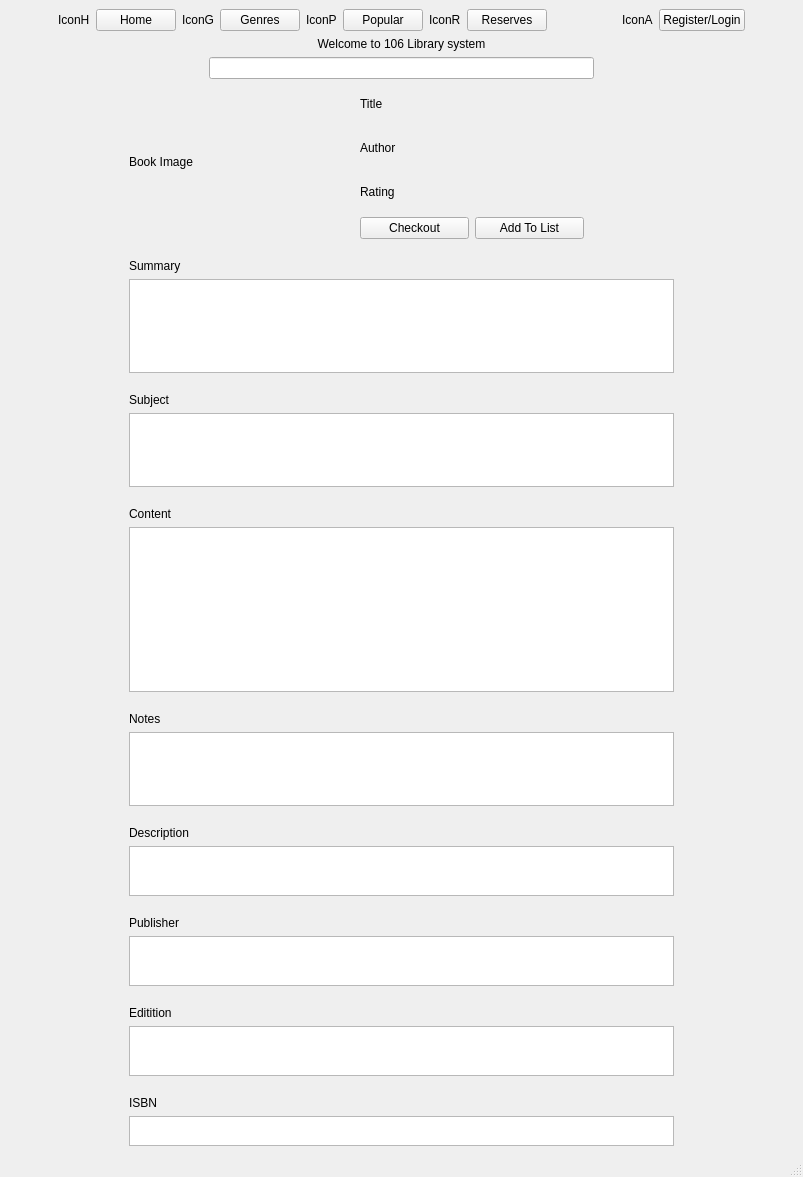
<?xml version="1.0" encoding="UTF-8"?>
<ui version="4.0">
 <class>userbookpage</class>
 <widget class="QMainWindow" name="userbookpage">
  <property name="geometry">
   <rect>
    <x>0</x>
    <y>0</y>
    <width>803</width>
    <height>1177</height>
   </rect>
  </property>
  <property name="windowTitle">
   <string>MainWindow</string>
  </property>
  <widget class="QWidget" name="centralwidget">
   <layout class="QVBoxLayout" name="verticalLayout_4">
    <item>
     <layout class="QHBoxLayout" name="horizontalLayout">
      <item>
       <spacer name="horizontalSpacer">
        <property name="orientation">
         <enum>Qt::Horizontal</enum>
        </property>
        <property name="sizeHint" stdset="0">
         <size>
          <width>40</width>
          <height>20</height>
         </size>
        </property>
       </spacer>
      </item>
      <item>
       <widget class="QLabel" name="label">
        <property name="text">
         <string>IconH</string>
        </property>
       </widget>
      </item>
      <item>
       <widget class="QPushButton" name="userHomeBtn">
        <property name="text">
         <string>Home</string>
        </property>
       </widget>
      </item>
      <item>
       <widget class="QLabel" name="label_2">
        <property name="text">
         <string>IconG</string>
        </property>
       </widget>
      </item>
      <item>
       <widget class="QPushButton" name="userGenreBtn">
        <property name="text">
         <string>Genres</string>
        </property>
       </widget>
      </item>
      <item>
       <widget class="QLabel" name="label_3">
        <property name="text">
         <string>IconP</string>
        </property>
       </widget>
      </item>
      <item>
       <widget class="QPushButton" name="userPopBtn">
        <property name="text">
         <string>Popular</string>
        </property>
       </widget>
      </item>
      <item>
       <widget class="QLabel" name="label_4">
        <property name="text">
         <string>IconR</string>
        </property>
       </widget>
      </item>
      <item>
       <widget class="QPushButton" name="userResBtn">
        <property name="text">
         <string>Reserves</string>
        </property>
       </widget>
      </item>
      <item>
       <spacer name="verticalSpacer_3">
        <property name="orientation">
         <enum>Qt::Vertical</enum>
        </property>
        <property name="sizeType">
         <enum>QSizePolicy::Maximum</enum>
        </property>
        <property name="sizeHint" stdset="0">
         <size>
          <width>20</width>
          <height>50</height>
         </size>
        </property>
       </spacer>
      </item>
      <item>
       <spacer name="horizontalSpacer_3">
        <property name="orientation">
         <enum>Qt::Horizontal</enum>
        </property>
        <property name="sizeHint" stdset="0">
         <size>
          <width>40</width>
          <height>20</height>
         </size>
        </property>
       </spacer>
      </item>
      <item>
       <widget class="QLabel" name="label_5">
        <property name="text">
         <string>IconA</string>
        </property>
       </widget>
      </item>
      <item>
       <widget class="QPushButton" name="userLogRegBtn">
        <property name="text">
         <string>Register/Login</string>
        </property>
       </widget>
      </item>
      <item>
       <spacer name="horizontalSpacer_2">
        <property name="orientation">
         <enum>Qt::Horizontal</enum>
        </property>
        <property name="sizeHint" stdset="0">
         <size>
          <width>40</width>
          <height>20</height>
         </size>
        </property>
       </spacer>
      </item>
     </layout>
    </item>
    <item>
     <layout class="QVBoxLayout" name="verticalLayout">
      <item>
       <widget class="QLabel" name="label_6">
        <property name="text">
         <string>Welcome to 106 Library system</string>
        </property>
        <property name="alignment">
         <set>Qt::AlignCenter</set>
        </property>
       </widget>
      </item>
      <item>
       <layout class="QHBoxLayout" name="horizontalLayout_2">
        <item>
         <spacer name="horizontalSpacer_4">
          <property name="orientation">
           <enum>Qt::Horizontal</enum>
          </property>
          <property name="sizeType">
           <enum>QSizePolicy::Maximum</enum>
          </property>
          <property name="sizeHint" stdset="0">
           <size>
            <width>200</width>
            <height>20</height>
           </size>
          </property>
         </spacer>
        </item>
        <item>
         <widget class="QLineEdit" name="lineEdit"/>
        </item>
        <item>
         <spacer name="horizontalSpacer_5">
          <property name="orientation">
           <enum>Qt::Horizontal</enum>
          </property>
          <property name="sizeType">
           <enum>QSizePolicy::Maximum</enum>
          </property>
          <property name="sizeHint" stdset="0">
           <size>
            <width>200</width>
            <height>20</height>
           </size>
          </property>
         </spacer>
        </item>
       </layout>
      </item>
      <item>
       <spacer name="verticalSpacer">
        <property name="orientation">
         <enum>Qt::Vertical</enum>
        </property>
        <property name="sizeType">
         <enum>QSizePolicy::Maximum</enum>
        </property>
        <property name="sizeHint" stdset="0">
         <size>
          <width>20</width>
          <height>100</height>
         </size>
        </property>
       </spacer>
      </item>
     </layout>
    </item>
    <item>
     <layout class="QGridLayout" name="gridLayout">
      <item row="0" column="2">
       <spacer name="horizontalSpacer_6">
        <property name="orientation">
         <enum>Qt::Horizontal</enum>
        </property>
        <property name="sizeType">
         <enum>QSizePolicy::Maximum</enum>
        </property>
        <property name="sizeHint" stdset="0">
         <size>
          <width>120</width>
          <height>20</height>
         </size>
        </property>
       </spacer>
      </item>
      <item row="0" column="1">
       <layout class="QVBoxLayout" name="verticalLayout_3">
        <item>
         <layout class="QHBoxLayout" name="horizontalLayout_4">
          <item>
           <widget class="QLabel" name="label_10">
            <property name="text">
             <string>Book Image</string>
            </property>
           </widget>
          </item>
          <item>
           <layout class="QVBoxLayout" name="verticalLayout_2">
            <item>
             <widget class="QLabel" name="label_7">
              <property name="text">
               <string>Title</string>
              </property>
             </widget>
            </item>
            <item>
             <widget class="QLabel" name="label_8">
              <property name="text">
               <string>Author</string>
              </property>
             </widget>
            </item>
            <item>
             <widget class="QLabel" name="label_9">
              <property name="text">
               <string>Rating</string>
              </property>
             </widget>
            </item>
            <item>
             <layout class="QHBoxLayout" name="horizontalLayout_3">
              <item>
               <widget class="QPushButton" name="userCheckBtn">
                <property name="text">
                 <string>Checkout</string>
                </property>
               </widget>
              </item>
              <item>
               <widget class="QPushButton" name="userAddListBtn">
                <property name="text">
                 <string>Add To List</string>
                </property>
               </widget>
              </item>
             </layout>
            </item>
           </layout>
          </item>
          <item>
           <spacer name="horizontalSpacer_8">
            <property name="orientation">
             <enum>Qt::Horizontal</enum>
            </property>
            <property name="sizeType">
             <enum>QSizePolicy::Maximum</enum>
            </property>
            <property name="sizeHint" stdset="0">
             <size>
              <width>70</width>
              <height>20</height>
             </size>
            </property>
           </spacer>
          </item>
          <item>
           <spacer name="verticalSpacer_10">
            <property name="orientation">
             <enum>Qt::Vertical</enum>
            </property>
            <property name="sizeType">
             <enum>QSizePolicy::Maximum</enum>
            </property>
            <property name="sizeHint" stdset="0">
             <size>
              <width>20</width>
              <height>180</height>
             </size>
            </property>
           </spacer>
          </item>
         </layout>
        </item>
        <item>
         <spacer name="verticalSpacer_11">
          <property name="orientation">
           <enum>Qt::Vertical</enum>
          </property>
          <property name="sizeHint" stdset="0">
           <size>
            <width>20</width>
            <height>40</height>
           </size>
          </property>
         </spacer>
        </item>
        <item>
         <widget class="QLabel" name="label_11">
          <property name="text">
           <string>Summary</string>
          </property>
         </widget>
        </item>
        <item>
         <widget class="QTextBrowser" name="textBrowser">
          <property name="maximumSize">
           <size>
            <width>16777215</width>
            <height>120</height>
           </size>
          </property>
         </widget>
        </item>
        <item>
         <spacer name="verticalSpacer_4">
          <property name="orientation">
           <enum>Qt::Vertical</enum>
          </property>
          <property name="sizeHint" stdset="0">
           <size>
            <width>20</width>
            <height>40</height>
           </size>
          </property>
         </spacer>
        </item>
        <item>
         <widget class="QLabel" name="label_13">
          <property name="text">
           <string>Subject</string>
          </property>
         </widget>
        </item>
        <item>
         <widget class="QTextBrowser" name="textBrowser_2">
          <property name="minimumSize">
           <size>
            <width>0</width>
            <height>0</height>
           </size>
          </property>
          <property name="maximumSize">
           <size>
            <width>16777215</width>
            <height>100</height>
           </size>
          </property>
         </widget>
        </item>
        <item>
         <spacer name="verticalSpacer_5">
          <property name="orientation">
           <enum>Qt::Vertical</enum>
          </property>
          <property name="sizeHint" stdset="0">
           <size>
            <width>20</width>
            <height>40</height>
           </size>
          </property>
         </spacer>
        </item>
        <item>
         <widget class="QLabel" name="label_15">
          <property name="text">
           <string>Content</string>
          </property>
         </widget>
        </item>
        <item>
         <widget class="QTextBrowser" name="textBrowser_3"/>
        </item>
        <item>
         <spacer name="verticalSpacer_6">
          <property name="orientation">
           <enum>Qt::Vertical</enum>
          </property>
          <property name="sizeHint" stdset="0">
           <size>
            <width>20</width>
            <height>40</height>
           </size>
          </property>
         </spacer>
        </item>
        <item>
         <widget class="QLabel" name="label_17">
          <property name="text">
           <string>Notes</string>
          </property>
         </widget>
        </item>
        <item>
         <widget class="QTextBrowser" name="textBrowser_4">
          <property name="maximumSize">
           <size>
            <width>16777215</width>
            <height>100</height>
           </size>
          </property>
         </widget>
        </item>
        <item>
         <spacer name="verticalSpacer_7">
          <property name="orientation">
           <enum>Qt::Vertical</enum>
          </property>
          <property name="sizeHint" stdset="0">
           <size>
            <width>20</width>
            <height>40</height>
           </size>
          </property>
         </spacer>
        </item>
        <item>
         <widget class="QLabel" name="label_19">
          <property name="text">
           <string>Description</string>
          </property>
         </widget>
        </item>
        <item>
         <widget class="QTextBrowser" name="textBrowser_5">
          <property name="maximumSize">
           <size>
            <width>16777215</width>
            <height>50</height>
           </size>
          </property>
         </widget>
        </item>
        <item>
         <spacer name="verticalSpacer_8">
          <property name="orientation">
           <enum>Qt::Vertical</enum>
          </property>
          <property name="sizeHint" stdset="0">
           <size>
            <width>20</width>
            <height>40</height>
           </size>
          </property>
         </spacer>
        </item>
        <item>
         <widget class="QLabel" name="label_21">
          <property name="text">
           <string>Publisher</string>
          </property>
         </widget>
        </item>
        <item>
         <widget class="QTextBrowser" name="textBrowser_6">
          <property name="maximumSize">
           <size>
            <width>16777215</width>
            <height>50</height>
           </size>
          </property>
         </widget>
        </item>
        <item>
         <spacer name="verticalSpacer_9">
          <property name="orientation">
           <enum>Qt::Vertical</enum>
          </property>
          <property name="sizeHint" stdset="0">
           <size>
            <width>20</width>
            <height>40</height>
           </size>
          </property>
         </spacer>
        </item>
        <item>
         <widget class="QLabel" name="label_23">
          <property name="text">
           <string>Editition</string>
          </property>
         </widget>
        </item>
        <item>
         <widget class="QTextBrowser" name="textBrowser_7">
          <property name="maximumSize">
           <size>
            <width>16777215</width>
            <height>50</height>
           </size>
          </property>
         </widget>
        </item>
        <item>
         <spacer name="verticalSpacer_2">
          <property name="orientation">
           <enum>Qt::Vertical</enum>
          </property>
          <property name="sizeHint" stdset="0">
           <size>
            <width>20</width>
            <height>40</height>
           </size>
          </property>
         </spacer>
        </item>
        <item>
         <widget class="QLabel" name="label_25">
          <property name="text">
           <string>ISBN</string>
          </property>
         </widget>
        </item>
        <item>
         <widget class="QTextBrowser" name="textBrowser_8">
          <property name="maximumSize">
           <size>
            <width>16777215</width>
            <height>30</height>
           </size>
          </property>
         </widget>
        </item>
       </layout>
      </item>
      <item row="0" column="0">
       <spacer name="horizontalSpacer_7">
        <property name="orientation">
         <enum>Qt::Horizontal</enum>
        </property>
        <property name="sizeType">
         <enum>QSizePolicy::Maximum</enum>
        </property>
        <property name="sizeHint" stdset="0">
         <size>
          <width>120</width>
          <height>20</height>
         </size>
        </property>
       </spacer>
      </item>
     </layout>
    </item>
   </layout>
  </widget>
  <widget class="QMenuBar" name="menubar">
   <property name="geometry">
    <rect>
     <x>0</x>
     <y>0</y>
     <width>803</width>
     <height>21</height>
    </rect>
   </property>
  </widget>
  <widget class="QStatusBar" name="statusbar"/>
 </widget>
 <resources/>
 <connections/>
</ui>
